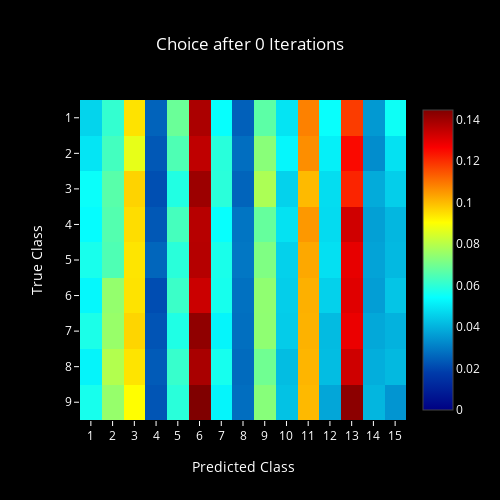
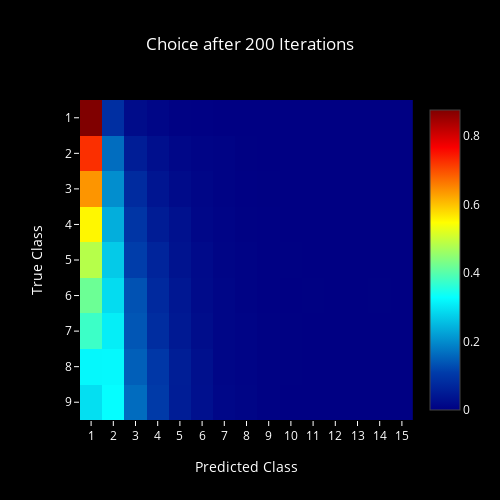
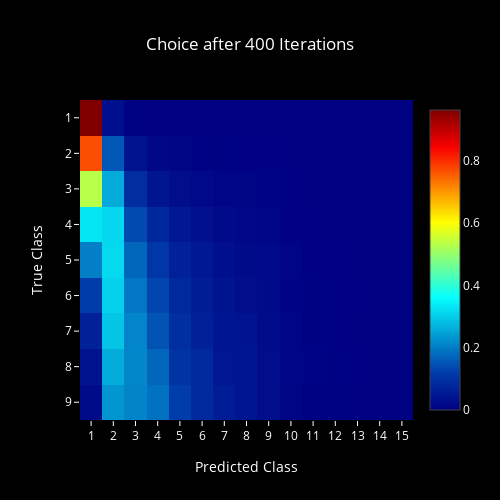
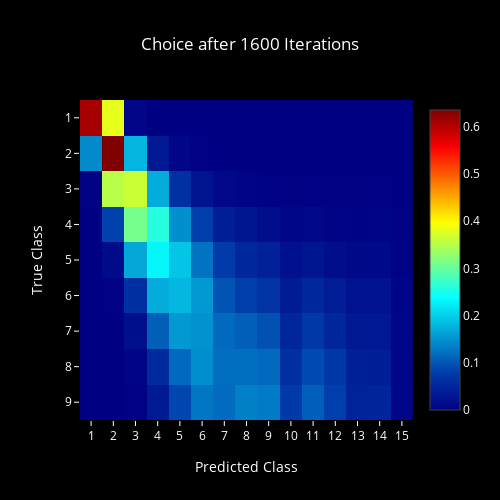

Notebook code cell kept with these figures, in order:
### Code cell
for i, it in enumerate(iter_list):
    #plot_confidence(i, it)
    
    plot_choice(i, it)

### Figure 1 — Plotly figure (JSON) as saved in the notebook; plotly's stock layout.template omitted (floating-point values rounded to 4 significant figures; data arrays with more than 128 entries replaced by an {"elided": "..."} marker saying what was removed)
{"data": [{"colorscale": "Jet", "type": "heatmap", "z": {"elided": "16x16 float values"}}], "layout": {"font": {"color": "#FFF"}, "height": 500, "paper_bgcolor": "#000", "plot_bgcolor": "#000", "title": "Choice after 0 Iterations", "titlefont": {"color": "#FFF"}, "width": 500, "xaxis": {"dtick": 1, "range": [0.5, 15.5], "tickcolor": "#FFF", "title": "Predicted Class"}, "yaxis": {"dtick": 1, "range": [9.5, 0.5], "tickcolor": "#FFF", "title": "True Class"}}}

### Figure 2 — Plotly figure (JSON) as saved in the notebook; plotly's stock layout.template omitted (floating-point values rounded to 4 significant figures; data arrays with more than 128 entries replaced by an {"elided": "..."} marker saying what was removed)
{"data": [{"colorscale": "Jet", "type": "heatmap", "z": {"elided": "16x16 float values"}}], "layout": {"font": {"color": "#FFF"}, "height": 500, "paper_bgcolor": "#000", "plot_bgcolor": "#000", "title": "Choice after 200 Iterations", "titlefont": {"color": "#FFF"}, "width": 500, "xaxis": {"dtick": 1, "range": [0.5, 15.5], "tickcolor": "#FFF", "title": "Predicted Class"}, "yaxis": {"dtick": 1, "range": [9.5, 0.5], "tickcolor": "#FFF", "title": "True Class"}}}

### Figure 3 — Plotly figure (JSON) as saved in the notebook; plotly's stock layout.template omitted (floating-point values rounded to 4 significant figures; data arrays with more than 128 entries replaced by an {"elided": "..."} marker saying what was removed)
{"data": [{"colorscale": "Jet", "type": "heatmap", "z": {"elided": "16x16 float values"}}], "layout": {"font": {"color": "#FFF"}, "height": 500, "paper_bgcolor": "#000", "plot_bgcolor": "#000", "title": "Choice after 400 Iterations", "titlefont": {"color": "#FFF"}, "width": 500, "xaxis": {"dtick": 1, "range": [0.5, 15.5], "tickcolor": "#FFF", "title": "Predicted Class"}, "yaxis": {"dtick": 1, "range": [9.5, 0.5], "tickcolor": "#FFF", "title": "True Class"}}}

### Figure 4 — Plotly figure (JSON) as saved in the notebook; plotly's stock layout.template omitted (floating-point values rounded to 4 significant figures; data arrays with more than 128 entries replaced by an {"elided": "..."} marker saying what was removed)
{"data": [{"colorscale": "Jet", "type": "heatmap", "z": {"elided": "16x16 float values"}}], "layout": {"font": {"color": "#FFF"}, "height": 500, "paper_bgcolor": "#000", "plot_bgcolor": "#000", "title": "Choice after 1600 Iterations", "titlefont": {"color": "#FFF"}, "width": 500, "xaxis": {"dtick": 1, "range": [0.5, 15.5], "tickcolor": "#FFF", "title": "Predicted Class"}, "yaxis": {"dtick": 1, "range": [9.5, 0.5], "tickcolor": "#FFF", "title": "True Class"}}}
